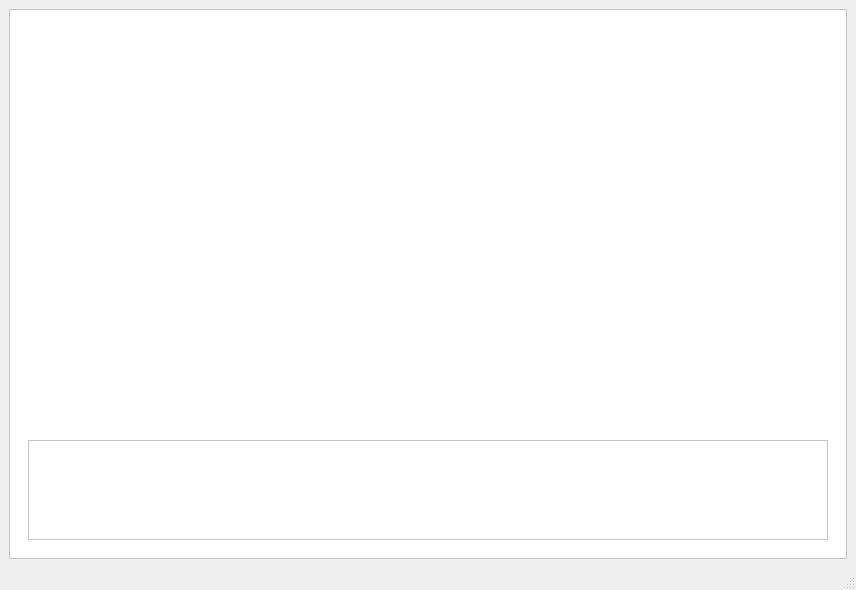
<?xml version="1.0" encoding="UTF-8"?>
<ui version="4.0">
 <class>MainWindow</class>
 <widget class="QMainWindow" name="MainWindow">
  <property name="geometry">
   <rect>
    <x>0</x>
    <y>0</y>
    <width>856</width>
    <height>590</height>
   </rect>
  </property>
  <property name="windowTitle">
   <string>MainWindow</string>
  </property>
  <widget class="QWidget" name="centralwidget">
   <layout class="QHBoxLayout" name="horizontalLayout">
    <item>
     <widget class="QFrame" name="frame">
      <property name="styleSheet">
       <string notr="true">QFrame{
	background-color: rgb(255, 255, 255);
}

QLabel {
color:rgb(0,0,0);
font:77 20pt &quot;Arial Black&quot;;
qproperty-alignment: AlignCenter
}
QPushButton{
background-color:rgb(61,61,61);
border-radius: 25px;
color:rgb(255,255,255);
font:77 20pt &quot;Arial Black&quot;;
}
QPushButton:hover{
background-color:rgb(95,95,95);
color:rgb(0,0,0);
}</string>
      </property>
      <property name="frameShape">
       <enum>QFrame::StyledPanel</enum>
      </property>
      <property name="frameShadow">
       <enum>QFrame::Raised</enum>
      </property>
      <layout class="QHBoxLayout" name="horizontalLayout_2">
       <item>
        <widget class="QStackedWidget" name="stackedWidget">
         <property name="styleSheet">
          <string notr="true">QFrame{
	background-color: rgb(255, 255, 255);
}

QLabel {
color:rgb(0,0,0);
font:77 20pt &quot;Arial Black&quot;;
qproperty-alignment: AlignCenter;
}
QPushButton{
background-color:rgb(61,61,61);
border-radius: 25px;
color:rgb(255,255,255);
font:77 20pt &quot;Arial Black&quot;;
}
QPushButton:hover{
background-color:rgb(95,95,95);
color:rgb(0,0,0);
}</string>
         </property>
         <property name="currentIndex">
          <number>2</number>
         </property>
         <widget class="QWidget" name="login">
          <layout class="QHBoxLayout" name="horizontalLayout_6">
           <item>
            <layout class="QVBoxLayout" name="verticalLayout_5">
             <item>
              <spacer name="verticalSpacer_2">
               <property name="orientation">
                <enum>Qt::Vertical</enum>
               </property>
               <property name="sizeHint" stdset="0">
                <size>
                 <width>20</width>
                 <height>40</height>
                </size>
               </property>
              </spacer>
             </item>
             <item>
              <widget class="QLabel" name="label_3">
               <property name="minimumSize">
                <size>
                 <width>0</width>
                 <height>50</height>
                </size>
               </property>
               <property name="styleSheet">
                <string notr="true">font-size: 20px;</string>
               </property>
               <property name="text">
                <string>Ingrese código de sujeto</string>
               </property>
              </widget>
             </item>
             <item>
              <layout class="QHBoxLayout" name="horizontalLayout_5">
               <item>
                <widget class="QLabel" name="label_2">
                 <property name="maximumSize">
                  <size>
                   <width>100</width>
                   <height>16777215</height>
                  </size>
                 </property>
                 <property name="font">
                  <font>
                   <family>Arial Black</family>
                   <pointsize>-1</pointsize>
                   <weight>9</weight>
                   <italic>false</italic>
                   <bold>false</bold>
                  </font>
                 </property>
                 <property name="styleSheet">
                  <string notr="true">font-size: 20px;</string>
                 </property>
                 <property name="text">
                  <string>Sujeto</string>
                 </property>
                </widget>
               </item>
               <item>
                <widget class="QLineEdit" name="enter_name">
                 <property name="minimumSize">
                  <size>
                   <width>0</width>
                   <height>40</height>
                  </size>
                 </property>
                 <property name="maximumSize">
                  <size>
                   <width>520</width>
                   <height>16777215</height>
                  </size>
                 </property>
                 <property name="font">
                  <font>
                   <pointsize>12</pointsize>
                  </font>
                 </property>
                </widget>
               </item>
               <item>
                <widget class="QPushButton" name="bt_cont">
                 <property name="minimumSize">
                  <size>
                   <width>0</width>
                   <height>40</height>
                  </size>
                 </property>
                 <property name="maximumSize">
                  <size>
                   <width>200</width>
                   <height>16777215</height>
                  </size>
                 </property>
                 <property name="styleSheet">
                  <string notr="true">font-size: 20px;</string>
                 </property>
                 <property name="text">
                  <string>Continuar</string>
                 </property>
                </widget>
               </item>
              </layout>
             </item>
             <item>
              <spacer name="verticalSpacer">
               <property name="orientation">
                <enum>Qt::Vertical</enum>
               </property>
               <property name="sizeHint" stdset="0">
                <size>
                 <width>20</width>
                 <height>40</height>
                </size>
               </property>
              </spacer>
             </item>
            </layout>
           </item>
          </layout>
         </widget>
         <widget class="QWidget" name="consigna">
          <layout class="QVBoxLayout" name="verticalLayout">
           <item>
            <widget class="QLabel" name="lb_consigna">
             <property name="font">
              <font>
               <family>Arial Black</family>
               <pointsize>20</pointsize>
               <weight>9</weight>
               <italic>false</italic>
               <bold>false</bold>
              </font>
             </property>
             <property name="text">
              <string/>
             </property>
            </widget>
           </item>
           <item>
            <widget class="QPushButton" name="bt_start">
             <property name="maximumSize">
              <size>
               <width>10000</width>
               <height>50</height>
              </size>
             </property>
             <property name="font">
              <font>
               <family>Arial Black</family>
               <pointsize>20</pointsize>
               <weight>9</weight>
               <italic>false</italic>
               <bold>false</bold>
              </font>
             </property>
             <property name="layoutDirection">
              <enum>Qt::LeftToRight</enum>
             </property>
             <property name="text">
              <string>Empezar</string>
             </property>
            </widget>
           </item>
          </layout>
         </widget>
         <widget class="QWidget" name="palabra">
          <property name="styleSheet">
           <string notr="true">QFrame{
	background-color: rgb(255, 255, 255);
}

QLabel {
color:rgb(0,0,0);
font:77 20pt &quot;Arial Black&quot;;
}
QPushButton{
background-color:rgb(61,61,61);
border-radius: 25px;
color:rgb(255,255,255);
font:77 20pt &quot;Arial Black&quot;;
}
QPushButton:hover{
background-color:rgb(95,95,95);
color:rgb(0,0,0);
}</string>
          </property>
          <layout class="QVBoxLayout" name="verticalLayout_3">
           <item>
            <layout class="QVBoxLayout" name="verticalLayout_2">
             <item>
              <widget class="QLabel" name="lb_palabra">
               <property name="text">
                <string/>
               </property>
              </widget>
             </item>
             <item>
              <widget class="QFrame" name="frame_2">
               <property name="maximumSize">
                <size>
                 <width>16777215</width>
                 <height>100</height>
                </size>
               </property>
               <property name="frameShape">
                <enum>QFrame::StyledPanel</enum>
               </property>
               <property name="frameShadow">
                <enum>QFrame::Raised</enum>
               </property>
               <layout class="QHBoxLayout" name="horizontalLayout_3"/>
              </widget>
             </item>
            </layout>
           </item>
          </layout>
         </widget>
         <widget class="QWidget" name="final_exp">
          <layout class="QHBoxLayout" name="horizontalLayout_4">
           <item>
            <widget class="QFrame" name="frame_3">
             <property name="frameShape">
              <enum>QFrame::StyledPanel</enum>
             </property>
             <property name="frameShadow">
              <enum>QFrame::Raised</enum>
             </property>
             <layout class="QVBoxLayout" name="verticalLayout_4">
              <item>
               <widget class="QLabel" name="label">
                <property name="text">
                 <string>¡Gracias por participar!</string>
                </property>
               </widget>
              </item>
             </layout>
            </widget>
           </item>
          </layout>
         </widget>
        </widget>
       </item>
      </layout>
     </widget>
    </item>
   </layout>
  </widget>
  <widget class="QMenuBar" name="menubar">
   <property name="geometry">
    <rect>
     <x>0</x>
     <y>0</y>
     <width>856</width>
     <height>21</height>
    </rect>
   </property>
  </widget>
  <widget class="QStatusBar" name="statusbar"/>
 </widget>
 <resources/>
 <connections/>
</ui>
